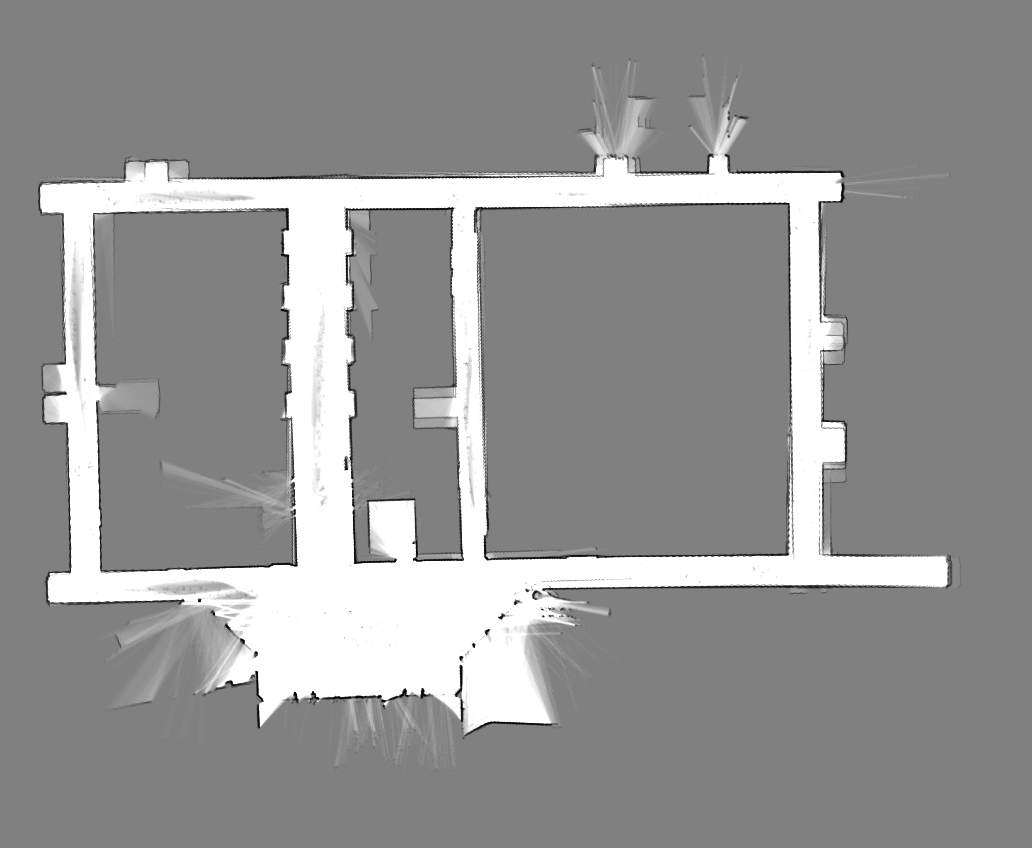
#> input picture maps/corridor/mymap.pgm, 1032 x 848 px, found by its file name
$ python mapprocessing.py
#> lines starting #> are read from the running program, lines starting #| are printed output that depends on the picture; after the words box and inside, x2 and y2 are one past the last pixel; in counts of white or black regions, pixels touching at a corner belong together
import cv2
import numpy as np

img = cv2.imread("C:/Users/oscar.ip/Desktop/maxbot/maps/corridor/mymap.pgm")
#> img is the input picture: shape (848, 1032, 3); min 1, max 255, mean 148.1

# imgray = cv2.cvtColor(img, cv2.COLOR_BGR2GRAY)

_, thresh = cv2.threshold(img, 127, 255, cv2.THRESH_BINARY)
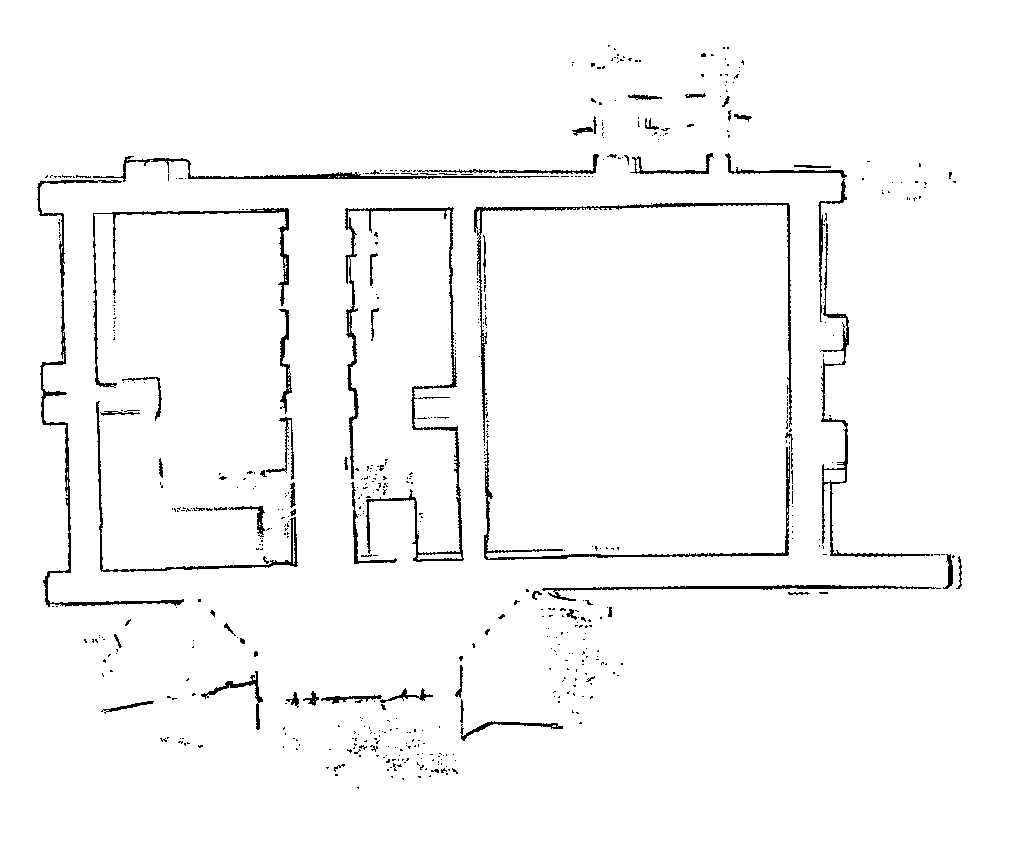
#> thresh: shape (848, 1032, 3); 97.2% white; black in thin lines or dots, all inside (x1, y1, x2, y2) = (37, 45, 962, 789)

kernel = np.ones((3, 3), np.uint8)
opening = cv2.morphologyEx(thresh, cv2.MORPH_OPEN, kernel)
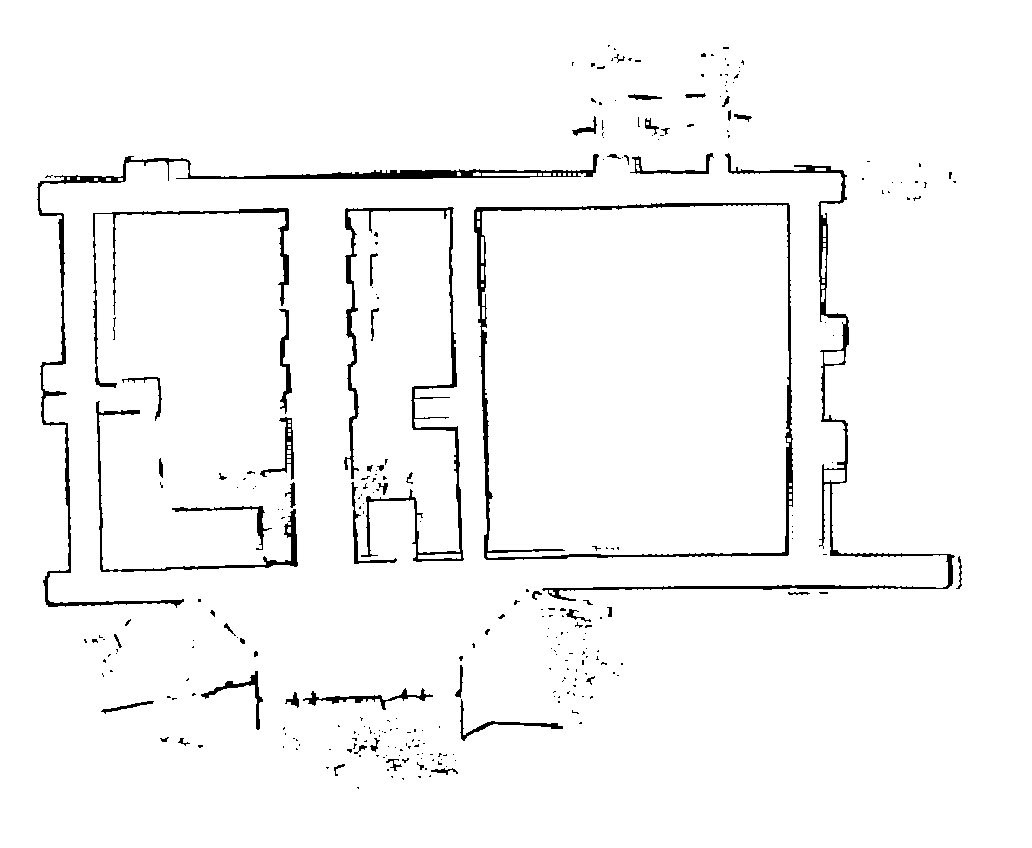
#> opening: shape (848, 1032, 3); 96.8% white; 298 black regions (239 under 20 px), largest, box (x1, y1, x2, y2) and area: (37, 154, 599, 608) 5028, (474, 203, 793, 560) 4802, (542, 153, 955, 601) 4076

cv2.imshow("img", opening)


cv2.waitKey(0)


cv2.destroyAllWindows()
